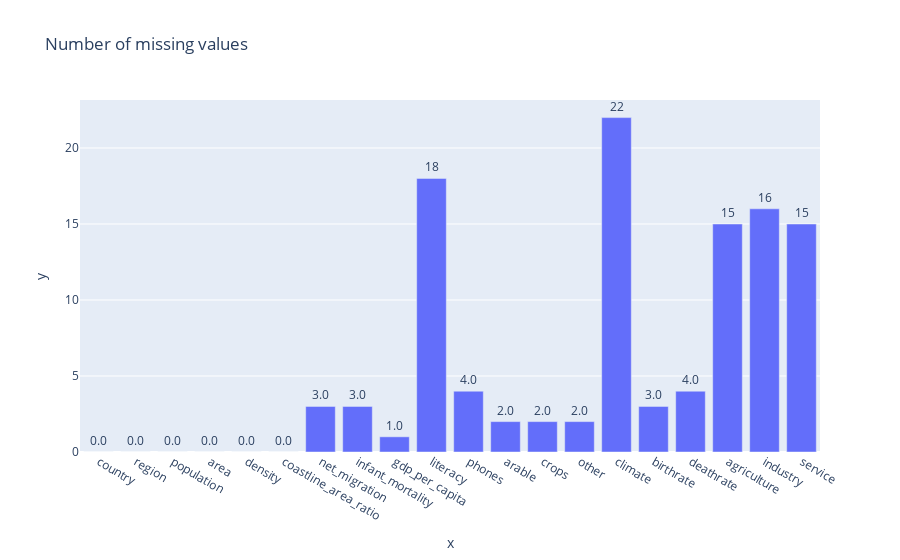

Write notebook code for a chart like this one.
### Code cell
fig = px.bar(data.columns,x=data.columns,y=data.isnull().sum(),title="Number of missing values",text_auto='.2s')
fig.update_traces(textfont_size=12,textangle=0,textposition="outside",cliponaxis=False)
fig.show()

### Figure 1 — Plotly figure (JSON) as saved in the notebook; plotly's stock layout.template omitted (floating-point values rounded to 4 significant figures)
{"data": [{"alignmentgroup": "True", "cliponaxis": false, "hovertemplate": "x=%{x}<br>y=%{y}<extra></extra>", "legendgroup": "", "marker": {"color": "#636efa", "pattern": {"shape": ""}}, "name": "", "offsetgroup": "", "orientation": "v", "showlegend": false, "textangle": 0, "textfont": {"size": 12}, "textposition": "outside", "texttemplate": "%{y:.2s}", "type": "bar", "x": ["country", "region", "population", "area", "density", "coastline_area_ratio", "net_migration", "infant_mortality", "gdp_per_capita", "literacy", "phones", "arable", "crops", "other", "climate", "birthrate", "deathrate", "agriculture", "industry", "service"], "xaxis": "x", "y": [0, 0, 0, 0, 0, 0, 3, 3, 1, 18, 4, 2, 2, 2, 22, 3, 4, 15, 16, 15], "yaxis": "y"}], "layout": {"barmode": "relative", "legend": {"tracegroupgap": 0}, "title": {"text": "Number of missing values"}, "xaxis": {"anchor": "y", "domain": [0, 1], "title": {"text": "x"}}, "yaxis": {"anchor": "x", "domain": [0, 1], "title": {"text": "y"}}}}
